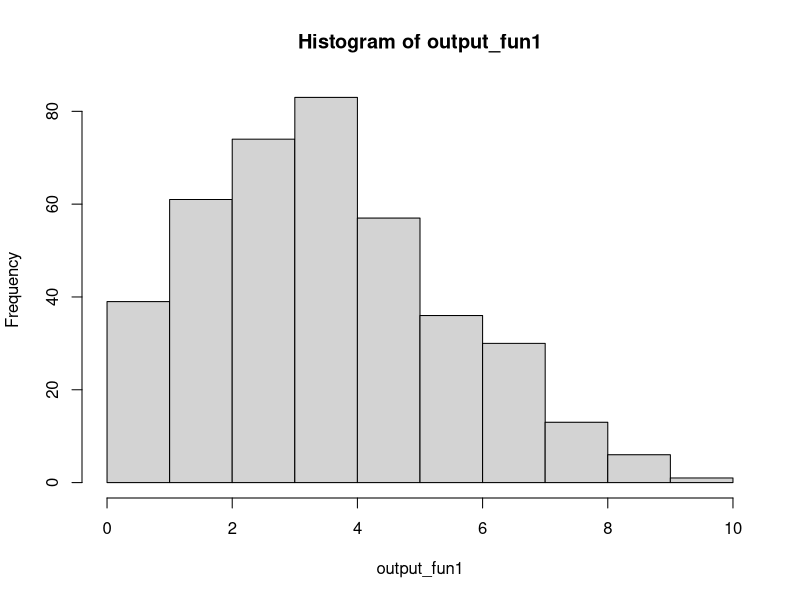
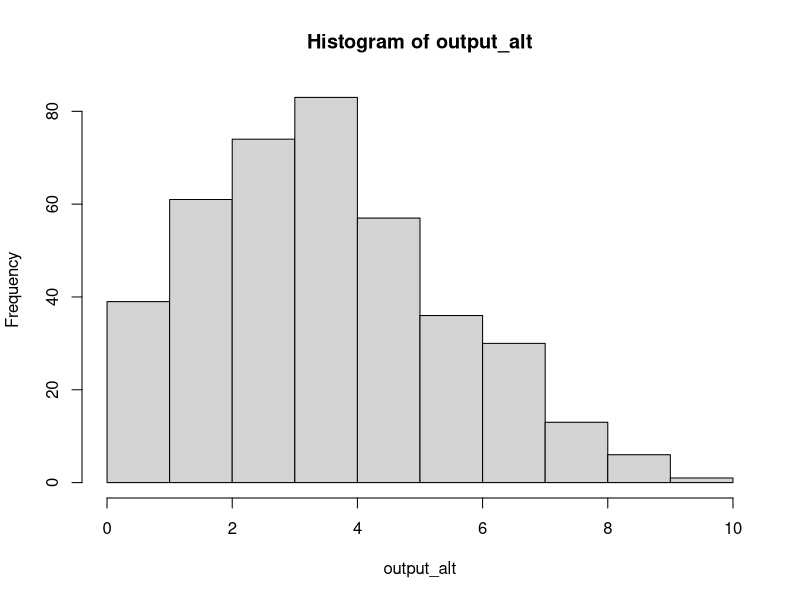

These charts were generated, in order, by the following R code: (Note: this script raises an error after producing the figures.)
## ---- chunk 1
fun1 <- function(n = 100, k = 4, lambda = 4) {
  x <- NULL
  
  for (i in 1:n){
    x <- rbind(x, rpois(k, lambda))    
  }
  
  return(x)
}

fun1alt <- function(n = 100, k = 4, lambda = 4) {
  x <- matrix(rpois(n * k, lambda), nrow = n, ncol = k)
  return(x)
}
## ---- chunk 2
library(microbenchmark)
# Set parameters
n <- 100
k <- 4
lambda <- 4

# Test both functions for equality
set.seed(42)
output_fun1 <- fun1(n, k, lambda)
set.seed(42)
output_alt <- fun1alt(n, k, lambda)

hist(output_fun1)
hist(output_alt)
# The outputs are similar according to this histograms

dim(output_fun1)
dim(output_alt)
# Same dimensions

# Benchmarking
microbenchmark::microbenchmark(
  fun1(),
  fun1alt()
)
# The mean is much faster for the alternate function
## ---- chunk 3
library(matrixStats)
# Data Generating Process (10 x 10,000 matrix)
set.seed(1234)
x <- matrix(rnorm(1e4), nrow=10)

# Find each column's max value
fun2 <- function(x) {
  apply(x, 2, max)
}

fun2alt <- function(x) {
  max_values <- colMaxs(x)
}
## ---- chunk 4
# Run functions
output_fun2 <- fun2(x)
output_alt2 <- fun2alt(x)

identical_output <- all(output_fun2 == output_alt2)
print(paste("Outputs are identical:", identical_output))
# Functions create the same output

microbenchmark::microbenchmark(
  fun2(x),
  fun2alt(x),
  times = 1000
)
# The alternate function is much faster
## ---- chunk 5
library(parallel)
my_boot <- function(dat, stat, R, ncpus = 1L) {
  
  # Getting the random indices
  n <- nrow(dat)
  idx <- matrix(sample.int(n, n*R, TRUE), nrow=n, ncol=R)
  
  # Set up parallel processing
  cl <- makeCluster(ncpus)
  on.exit(stopCluster(cl))
  
  clusterExport(cl=cl, "my_stat")

  # Parallelize the lapply loop
  ans <- parLapply(cl, seq_len(R), function(i) {
    stat(dat[idx[,i], , drop=FALSE])
  })
  
  # Converting the list into a matrix
  ans <- do.call(rbind, ans)

  return(ans)
}
## ---- chunk 6
# Bootstrap of an OLS
my_stat <- function(d) coef(lm(y ~ x, data=d))

# DATA SIM
set.seed(1)
n <- 500; R <- 1e4

x <- cbind(rnorm(n)); y <- x*5 + rnorm(n)

# Checking if we get something similar as lm
ans0 <- confint(lm(y~x))
ans1 <- my_boot(dat = data.frame(x, y), my_stat, R = R, ncpus = 2L)

# You should get something like this
t(apply(ans1, 2, quantile, c(.025,.975)))
##                   2.5%      97.5%
## (Intercept) -0.1372435 0.05074397
## x            4.8680977 5.04539763
ans0
##                  2.5 %     97.5 %
## (Intercept) -0.1379033 0.04797344
## x            4.8650100 5.04883353
## ---- chunk 7
system.time(my_boot(dat = data.frame(x, y), my_stat, R = 4000, ncpus = 1L))
system.time(my_boot(dat = data.frame(x, y), my_stat, R = 4000, ncpus = 2L))
# My boot with 2 cpus is faster according to time elasped
